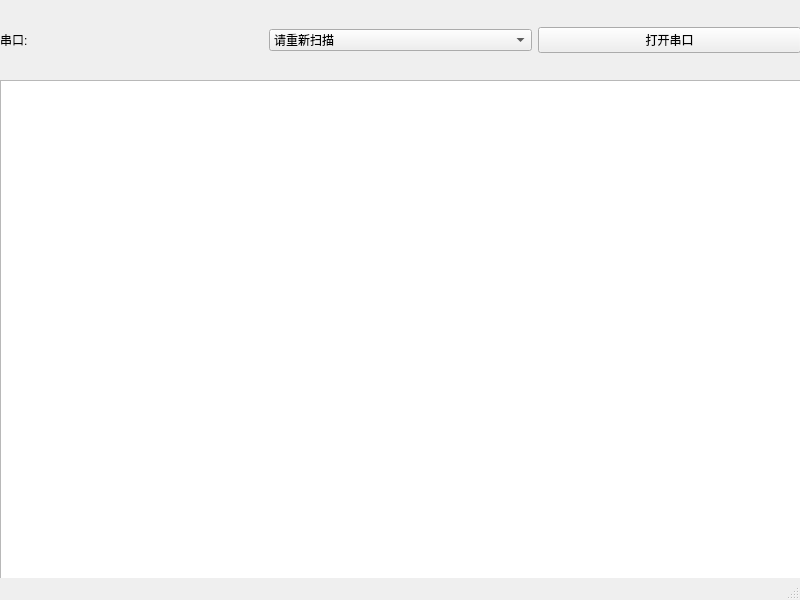
<?xml version="1.0" encoding="UTF-8"?>
<ui version="4.0">
 <class>MainWindow</class>
 <widget class="QMainWindow" name="MainWindow">
  <property name="geometry">
   <rect>
    <x>0</x>
    <y>0</y>
    <width>800</width>
    <height>600</height>
   </rect>
  </property>
  <property name="windowTitle">
   <string>MainWindow</string>
  </property>
  <widget class="QWidget" name="centralwidget">
   <widget class="QWidget" name="horizontalLayoutWidget">
    <property name="geometry">
     <rect>
      <x>0</x>
      <y>0</y>
      <width>801</width>
      <height>80</height>
     </rect>
    </property>
    <layout class="QHBoxLayout" name="horizontalLayout_2">
     <item>
      <widget class="QLabel" name="label">
       <property name="text">
        <string>串口:</string>
       </property>
      </widget>
     </item>
     <item>
      <widget class="QComboBox" name="comboBox_Com">
       <item>
        <property name="text">
         <string>请重新扫描</string>
        </property>
       </item>
      </widget>
     </item>
     <item>
      <widget class="QPushButton" name="open_serial_button">
       <property name="text">
        <string>打开串口</string>
       </property>
      </widget>
     </item>
    </layout>
   </widget>
   <widget class="QTextBrowser" name="textBrowser">
    <property name="geometry">
     <rect>
      <x>0</x>
      <y>80</y>
      <width>801</width>
      <height>521</height>
     </rect>
    </property>
   </widget>
  </widget>
  <widget class="QMenuBar" name="menubar">
   <property name="geometry">
    <rect>
     <x>0</x>
     <y>0</y>
     <width>800</width>
     <height>26</height>
    </rect>
   </property>
  </widget>
  <widget class="QStatusBar" name="statusbar"/>
 </widget>
 <resources/>
 <connections/>
</ui>
